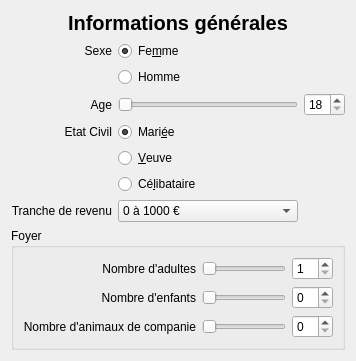
  <widget class="QWizardPage" name="wizardPage1">
   <layout class="QVBoxLayout" name="verticalLayout">
    <item>
     <widget class="QLabel" name="label_9">
      <property name="font">
       <font>
        <pointsize>15</pointsize>
        <weight>75</weight>
        <italic>false</italic>
        <bold>true</bold>
       </font>
      </property>
      <property name="text">
       <string>Informations générales</string>
      </property>
      <property name="alignment">
       <set>Qt::AlignCenter</set>
      </property>
     </widget>
    </item>
    <item>
     <layout class="QGridLayout" name="gridLayout">
      <item row="0" column="0">
       <widget class="QLabel" name="label">
        <property name="text">
         <string>Sexe</string>
        </property>
        <property name="alignment">
         <set>Qt::AlignRight|Qt::AlignTrailing|Qt::AlignVCenter</set>
        </property>
       </widget>
      </item>
      <item row="0" column="1">
       <widget class="QRadioButton" name="radioButtonSexeFemme">
        <property name="text">
         <string>Fe&amp;mme</string>
        </property>
        <property name="checked">
         <bool>true</bool>
        </property>
        <attribute name="buttonGroup">
         <string notr="true">sexGroup</string>
        </attribute>
       </widget>
      </item>
      <item row="1" column="1">
       <widget class="QRadioButton" name="radioButtonSexeHomme">
        <property name="text">
         <string>Homme</string>
        </property>
        <attribute name="buttonGroup">
         <string notr="true">sexGroup</string>
        </attribute>
       </widget>
      </item>
      <item row="2" column="0">
       <widget class="QLabel" name="label_2">
        <property name="text">
         <string>Age</string>
        </property>
        <property name="alignment">
         <set>Qt::AlignRight|Qt::AlignTrailing|Qt::AlignVCenter</set>
        </property>
       </widget>
      </item>
      <item row="2" column="1">
       <widget class="QSlider" name="horizontalSlider_4">
        <property name="minimum">
         <number>18</number>
        </property>
        <property name="orientation">
         <enum>Qt::Horizontal</enum>
        </property>
       </widget>
      </item>
      <item row="2" column="2">
       <widget class="QSpinBox" name="ageSpinBox">
        <property name="minimum">
         <number>18</number>
        </property>
       </widget>
      </item>
      <item row="3" column="0">
       <widget class="QLabel" name="label_3">
        <property name="text">
         <string>Etat Civil</string>
        </property>
        <property name="alignment">
         <set>Qt::AlignRight|Qt::AlignTrailing|Qt::AlignVCenter</set>
        </property>
       </widget>
      </item>
      <item row="3" column="1">
       <widget class="QRadioButton" name="radioButtonMarie">
        <property name="text">
         <string>Mari&amp;ée</string>
        </property>
        <property name="checked">
         <bool>true</bool>
        </property>
        <attribute name="buttonGroup">
         <string notr="true">etatCivilGroup</string>
        </attribute>
       </widget>
      </item>
      <item row="4" column="1">
       <widget class="QRadioButton" name="radioButtonVeuf">
        <property name="text">
         <string>&amp;Veuve</string>
        </property>
        <attribute name="buttonGroup">
         <string notr="true">etatCivilGroup</string>
        </attribute>
       </widget>
      </item>
      <item row="5" column="1">
       <widget class="QRadioButton" name="radioButton_5">
        <property name="text">
         <string>Cé&amp;libataire</string>
        </property>
        <attribute name="buttonGroup">
         <string notr="true">etatCivilGroup</string>
        </attribute>
       </widget>
      </item>
      <item row="6" column="0">
       <widget class="QLabel" name="label_4">
        <property name="text">
         <string>Tranche de revenu</string>
        </property>
        <property name="alignment">
         <set>Qt::AlignRight|Qt::AlignTrailing|Qt::AlignVCenter</set>
        </property>
       </widget>
      </item>
      <item row="6" column="1">
       <widget class="QComboBox" name="revenuComboBox">
        <item>
         <property name="text">
          <string>0 à 1000 €</string>
         </property>
        </item>
        <item>
         <property name="text">
          <string>1000 à 2000 €</string>
         </property>
        </item>
        <item>
         <property name="text">
          <string>2000 à 3000 €</string>
         </property>
        </item>
        <item>
         <property name="text">
          <string>3000 à 4000 €</string>
         </property>
        </item>
        <item>
         <property name="text">
          <string>4000 à 5000 €</string>
         </property>
        </item>
        <item>
         <property name="text">
          <string>plus de 5000 €</string>
         </property>
        </item>
       </widget>
      </item>
      <item row="7" column="0" colspan="3">
       <widget class="QGroupBox" name="groupBox_6">
        <property name="title">
         <string>Foyer</string>
        </property>
        <property name="flat">
         <bool>false</bool>
        </property>
        <layout class="QGridLayout" name="gridLayout_5">
         <item row="0" column="0">
          <widget class="QLabel" name="label_5">
           <property name="text">
            <string>Nombre d'adultes</string>
           </property>
           <property name="alignment">
            <set>Qt::AlignRight|Qt::AlignTrailing|Qt::AlignVCenter</set>
           </property>
          </widget>
         </item>
         <item row="0" column="1">
          <widget class="QSlider" name="horizontalSlider">
           <property name="minimum">
            <number>1</number>
           </property>
           <property name="maximum">
            <number>10</number>
           </property>
           <property name="orientation">
            <enum>Qt::Horizontal</enum>
           </property>
          </widget>
         </item>
         <item row="0" column="2">
          <widget class="QSpinBox" name="adultesSpinBox">
           <property name="minimum">
            <number>1</number>
           </property>
           <property name="maximum">
            <number>10</number>
           </property>
          </widget>
         </item>
         <item row="1" column="0">
          <widget class="QLabel" name="label_6">
           <property name="text">
            <string>Nombre d'enfants</string>
           </property>
           <property name="alignment">
            <set>Qt::AlignRight|Qt::AlignTrailing|Qt::AlignVCenter</set>
           </property>
          </widget>
         </item>
         <item row="1" column="1">
          <widget class="QSlider" name="horizontalSlider_2">
           <property name="maximum">
            <number>10</number>
           </property>
           <property name="orientation">
            <enum>Qt::Horizontal</enum>
           </property>
          </widget>
         </item>
         <item row="1" column="2">
          <widget class="QSpinBox" name="enfantsSpinBox">
           <property name="maximum">
            <number>10</number>
           </property>
          </widget>
         </item>
         <item row="2" column="0">
          <widget class="QLabel" name="label_7">
           <property name="text">
            <string>Nombre d'animaux de companie</string>
           </property>
           <property name="alignment">
            <set>Qt::AlignRight|Qt::AlignTrailing|Qt::AlignVCenter</set>
           </property>
          </widget>
         </item>
         <item row="2" column="1">
          <widget class="QSlider" name="horizontalSlider_3">
           <property name="maximum">
            <number>10</number>
           </property>
           <property name="orientation">
            <enum>Qt::Horizontal</enum>
           </property>
          </widget>
         </item>
         <item row="2" column="2">
          <widget class="QSpinBox" name="animauxSpinBox">
           <property name="maximum">
            <number>10</number>
           </property>
          </widget>
         </item>
        </layout>
       </widget>
      </item>
     </layout>
    </item>
   </layout>
  </widget>
